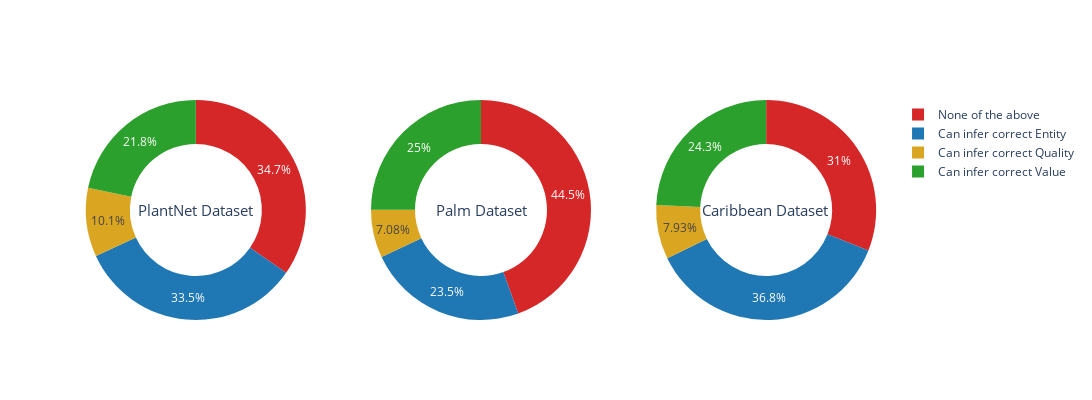

Here is the notebook cell this chart was saved with:
### Code cell
# Create subplots: use 'domain' type for Pie subplot
fig = make_subplots(rows=1, cols=3, specs=[[{'type':'domain'}, {'type':'domain'}, {'type':'domain'}]])

# Add pie charts to each subplot
for i, dataset in enumerate(df["Dataset"].unique()):
    df_sub = df[df["Dataset"] == dataset]
    fig.add_trace(go.Pie(labels=labels, 
                            values=df_sub.groupby("Result").count().loc[labels, 'Species'].values,
                            name=dataset,
                            direction ='clockwise',
                            sort=False,
                            marker_colors=colors),                   
                    col=i+1, row=1,)

# Use `hole` to create a donut-like pie chart
fig.update_traces(hole=.6, hoverinfo="label+percent+value")

fig.update_layout(
    # Add annotations in the center of the donut pies.
    annotations=[dict(text='PlantNet Dataset',  x=0.07, y=0.5, font_size=15, showarrow=False),
                 dict(text='Palm Dataset',      x=0.500, y=0.5, font_size=15, showarrow=False),
                 dict(text='Caribbean Dataset', x=0.935, y=0.5, font_size=15, showarrow=False)],
    #  margin = dict(t=0, l=0, r=0, b=0),
    width=1200, height=400,
                 )

fig.show()

folder_figures = "../../../reports/figures/"
# file_name = "PxPlot_HTML_SurveysPerDataset.html"
# fig.write_html(F"{folder_figures}{file_name}")
file_name = "PxPlot_PDF_SurveysPerDataset.pdf"
fig.write_image(F"{folder_figures}{file_name}")

### Figure 1 — Plotly figure (JSON) as saved in the notebook; plotly's stock layout.template omitted (floating-point values rounded to 4 significant figures)
{"data": [{"direction": "clockwise", "domain": {"x": [0, 0.2889], "y": [0, 1]}, "hole": 0.6, "hoverinfo": "label+percent+value", "labels": ["None of the above", "Can infer correct Entity", "Can infer correct Quality", "Can infer correct Value"], "marker": {"colors": ["#d62728", "#1f77b4", "goldenrod", "#2ca02c"]}, "name": "Palm", "sort": false, "type": "pie", "values": [86, 83, 25, 54]}, {"direction": "clockwise", "domain": {"x": [0.3556, 0.6444], "y": [0, 1]}, "hole": 0.6, "hoverinfo": "label+percent+value", "labels": ["None of the above", "Can infer correct Entity", "Can infer correct Quality", "Can infer correct Value"], "marker": {"colors": ["#d62728", "#1f77b4", "goldenrod", "#2ca02c"]}, "name": "PlantNet", "sort": false, "type": "pie", "values": [239, 126, 38, 134]}, {"direction": "clockwise", "domain": {"x": [0.7111, 1], "y": [0, 1]}, "hole": 0.6, "hoverinfo": "label+percent+value", "labels": ["None of the above", "Can infer correct Entity", "Can infer correct Quality", "Can infer correct Value"], "marker": {"colors": ["#d62728", "#1f77b4", "goldenrod", "#2ca02c"]}, "name": "Caribbean", "sort": false, "type": "pie", "values": [129, 153, 33, 101]}], "layout": {"annotations": [{"font": {"size": 15}, "showarrow": false, "text": "PlantNet Dataset", "x": 0.07, "y": 0.5}, {"font": {"size": 15}, "showarrow": false, "text": "Palm Dataset", "x": 0.5, "y": 0.5}, {"font": {"size": 15}, "showarrow": false, "text": "Caribbean Dataset", "x": 0.935, "y": 0.5}], "height": 400, "width": 1200}}
